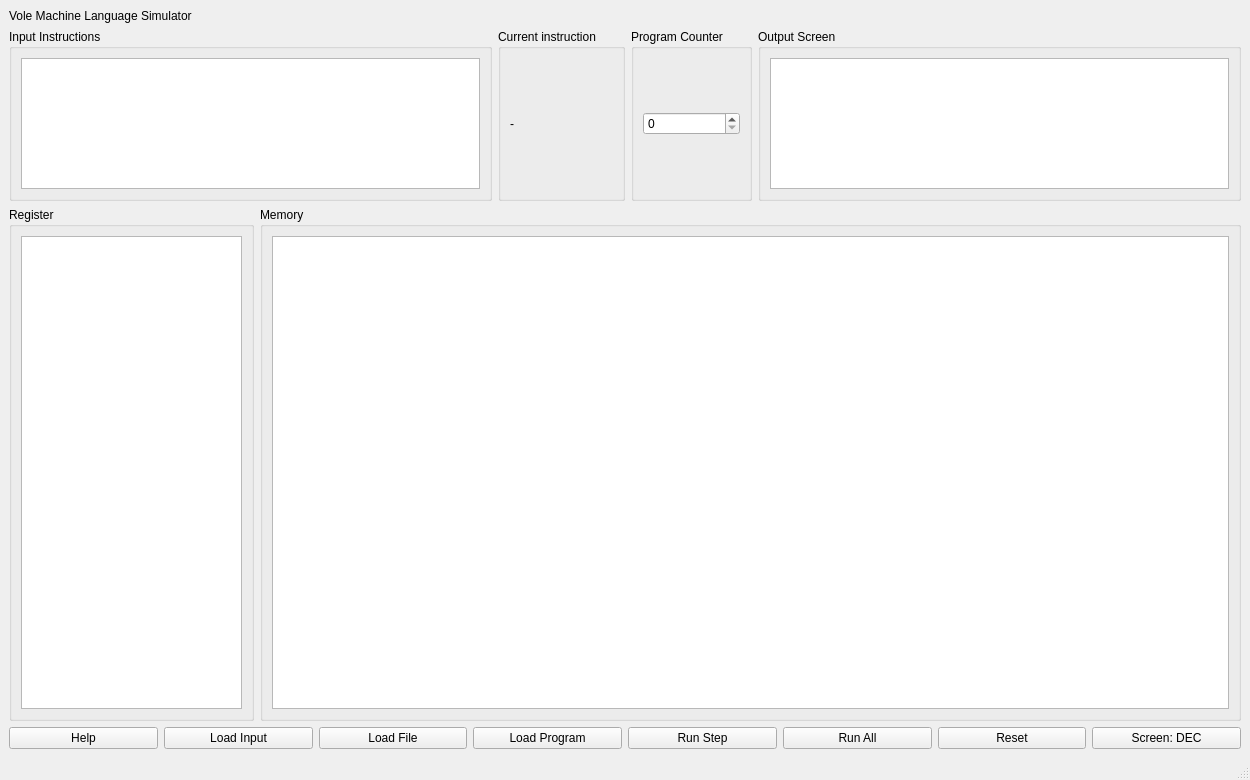
<?xml version="1.0" encoding="UTF-8"?>
<ui version="4.0">
 <class>MainWindow</class>
 <widget class="QMainWindow" name="MainWindow">
  <property name="geometry">
   <rect>
    <x>0</x>
    <y>0</y>
    <width>1250</width>
    <height>780</height>
   </rect>
  </property>
  <property name="windowTitle">
   <string>Vole Machine Language Simulator</string>
  </property>
  <widget class="QWidget" name="centralwidget">
   <layout class="QVBoxLayout" name="verticalLayout" stretch="0,2,6,0">
    <item>
     <widget class="QLabel" name="titleLabel">
      <property name="text">
       <string>Vole Machine Language Simulator</string>
      </property>
     </widget>
    </item>
    <item>
     <layout class="QHBoxLayout" name="topLayout">
      <item>
       <widget class="QGroupBox" name="inputGroup">
        <property name="title">
         <string>Input Instructions</string>
        </property>
        <layout class="QVBoxLayout" name="inputLayout">
         <item>
          <widget class="QPlainTextEdit" name="inputEdit"/>
         </item>
        </layout>
       </widget>
      </item>
      <item>
       <widget class="QGroupBox" name="currentGroup">
        <property name="title">
         <string>Current instruction</string>
        </property>
        <layout class="QVBoxLayout" name="currentLayout">
         <item>
          <widget class="QLabel" name="currentLabel">
           <property name="text">
            <string>-</string>
           </property>
          </widget>
         </item>
        </layout>
       </widget>
      </item>
      <item>
       <widget class="QGroupBox" name="pcGroup">
        <property name="title">
         <string>Program Counter</string>
        </property>
        <layout class="QVBoxLayout" name="pcLayout">
         <item>
          <widget class="QSpinBox" name="pcSpin"/>
         </item>
        </layout>
       </widget>
      </item>
      <item>
       <widget class="QGroupBox" name="screenGroup">
        <property name="title">
         <string>Output Screen</string>
        </property>
        <layout class="QVBoxLayout" name="screenLayout">
         <item>
          <widget class="QPlainTextEdit" name="screenView"/>
         </item>
        </layout>
       </widget>
      </item>
     </layout>
    </item>
    <item>
     <layout class="QHBoxLayout" name="middleLayout" stretch="1,4">
      <item>
       <widget class="QGroupBox" name="regGroup">
        <property name="title">
         <string>Register</string>
        </property>
        <layout class="QVBoxLayout" name="regLayout">
         <item>
          <widget class="QTableWidget" name="regTable"/>
         </item>
        </layout>
       </widget>
      </item>
      <item>
       <widget class="QGroupBox" name="memGroup">
        <property name="title">
         <string>Memory</string>
        </property>
        <layout class="QVBoxLayout" name="memLayout">
         <item>
          <widget class="QTableWidget" name="memTable"/>
         </item>
        </layout>
       </widget>
      </item>
     </layout>
    </item>
    <item>
     <layout class="QHBoxLayout" name="buttonsLayout">
      <item>
       <widget class="QPushButton" name="helpBtn">
        <property name="text">
         <string>Help</string>
        </property>
       </widget>
      </item>
      <item>
       <widget class="QPushButton" name="loadInputBtn">
        <property name="text">
         <string>Load Input</string>
        </property>
       </widget>
      </item>
      <item>
       <widget class="QPushButton" name="loadFileBtn">
        <property name="text">
         <string>Load File</string>
        </property>
       </widget>
      </item>
      <item>
       <widget class="QPushButton" name="loadProgramBtn">
        <property name="text">
         <string>Load Program</string>
        </property>
       </widget>
      </item>
      <item>
       <widget class="QPushButton" name="stepBtn">
        <property name="text">
         <string>Run Step</string>
        </property>
       </widget>
      </item>
      <item>
       <widget class="QPushButton" name="runAllBtn">
        <property name="text">
         <string>Run All</string>
        </property>
       </widget>
      </item>
      <item>
       <widget class="QPushButton" name="resetBtn">
        <property name="text">
         <string>Reset</string>
        </property>
       </widget>
      </item>
      <item>
       <widget class="QPushButton" name="screenModeBtn">
        <property name="text">
         <string>Screen: DEC</string>
        </property>
       </widget>
      </item>
     </layout>
    </item>
   </layout>
  </widget>
  <widget class="QStatusBar" name="statusbar"/>
 </widget>
 <resources/>
 <connections/>
</ui>
